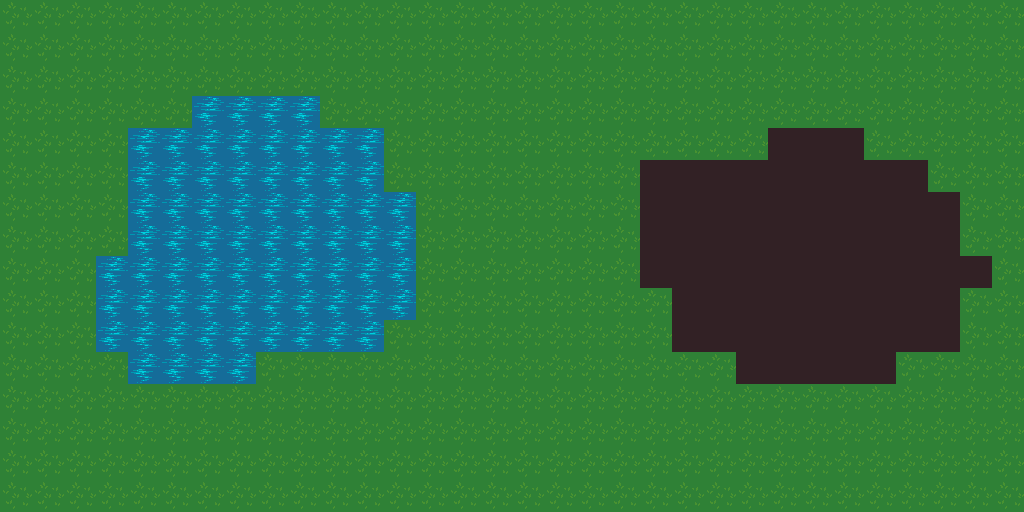

A 2D game scene composited from a Tiled map and its tileset images. What follows is a short description and the map's XML, with every tile layer's data as written:
An orthogonal 32x16 tile map with 32x32 px tiles, 1 tile layer (Tile Layer 1).

<map version="1.0" tiledversion="2018.03.21" orientation="orthogonal" renderorder="right-down" width="32" height="16" tilewidth="32" tileheight="32" infinite="0" nextobjectid="1">
 <tileset firstgid="1" source="forest_tiles.tsx" />
 <layer name="Tile Layer 1" width="32" height="16">
  <data encoding="csv">
1,1,1,1,1,1,1,1,1,1,1,1,1,1,1,1,1,1,1,1,1,1,1,1,1,1,1,1,1,1,1,1,
1,1,1,1,1,1,1,1,1,1,1,1,1,1,1,1,1,1,1,1,1,1,1,1,1,1,1,1,1,1,1,1,
1,1,1,1,1,1,1,1,1,1,1,1,1,1,1,1,1,1,1,1,1,1,1,1,1,1,1,1,1,1,1,1,
1,1,1,1,1,1,134,134,134,134,1,1,1,1,1,1,1,1,1,1,1,1,1,1,1,1,1,1,1,1,1,1,
1,1,1,1,134,134,134,134,134,134,134,134,1,1,1,1,1,1,1,1,1,1,1,1,24,24,24,1,1,1,1,1,
1,1,1,1,134,134,134,134,134,134,134,134,1,1,1,1,1,1,1,1,24,24,24,24,24,24,24,24,24,1,1,1,
1,1,1,1,134,134,134,134,134,134,134,134,134,1,1,1,1,1,1,1,24,24,24,24,24,24,24,24,24,24,1,1,
1,1,1,1,134,134,134,134,134,134,134,134,134,1,1,1,1,1,1,1,24,24,24,24,24,24,24,24,24,24,1,1,
1,1,1,134,134,134,134,134,134,134,134,134,134,1,1,1,1,1,1,1,24,24,24,24,24,24,24,24,24,24,24,1,
1,1,1,134,134,134,134,134,134,134,134,134,134,1,1,1,1,1,1,1,1,24,24,24,24,24,24,24,24,24,1,1,
1,1,1,134,134,134,134,134,134,134,134,134,1,1,1,1,1,1,1,1,1,24,24,24,24,24,24,24,24,24,1,1,
1,1,1,1,134,134,134,134,1,1,1,1,1,1,1,1,1,1,1,1,1,1,1,24,24,24,24,24,1,1,1,1,
1,1,1,1,1,1,1,1,1,1,1,1,1,1,1,1,1,1,1,1,1,1,1,1,1,1,1,1,1,1,1,1,
1,1,1,1,1,1,1,1,1,1,1,1,1,1,1,1,1,1,1,1,1,1,1,1,1,1,1,1,1,1,1,1,
1,1,1,1,1,1,1,1,1,1,1,1,1,1,1,1,1,1,1,1,1,1,1,1,1,1,1,1,1,1,1,1,
1,1,1,1,1,1,1,1,1,1,1,1,1,1,1,1,1,1,1,1,1,1,1,1,1,1,1,1,1,1,1,1
</data>
 </layer>
</map>
